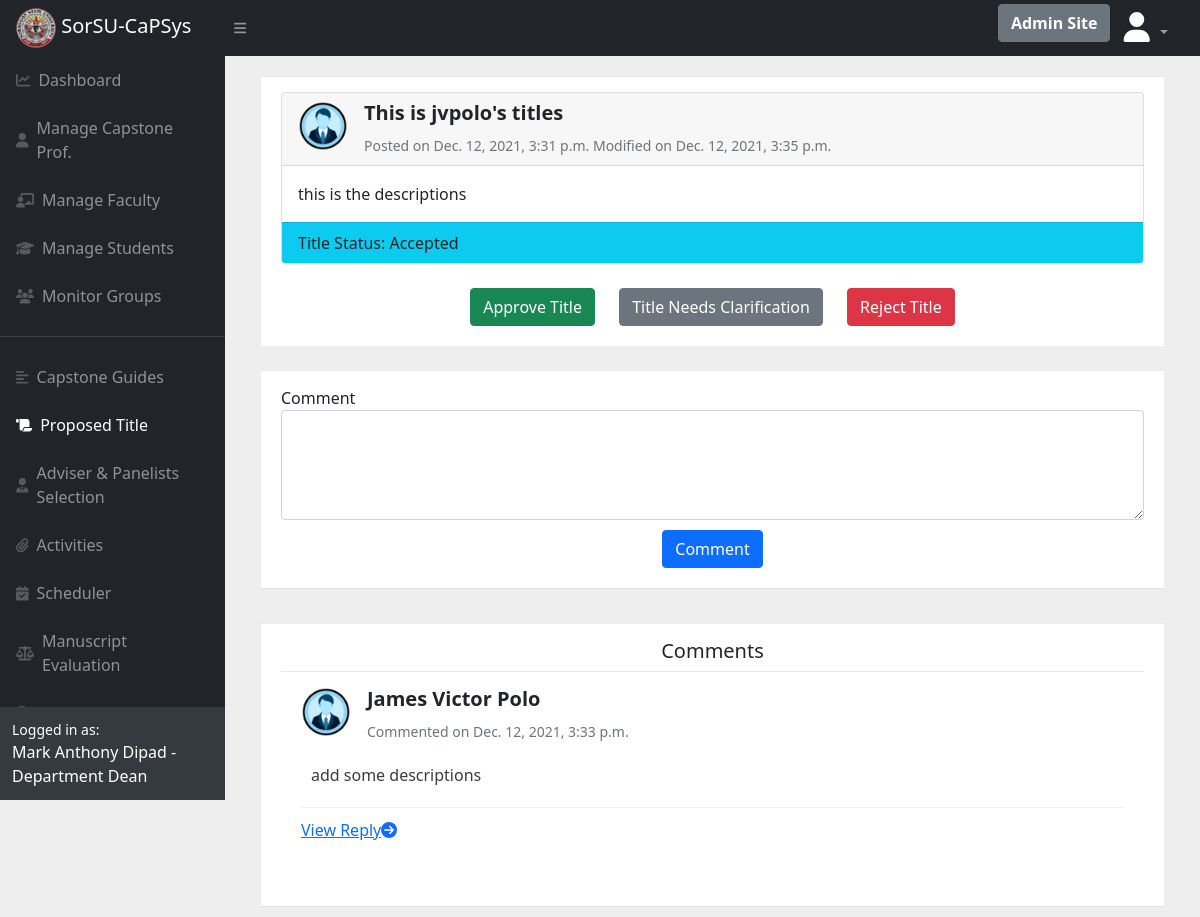
The page /faculty/proposal/title/41/ (signed in) on the database its author committed.
### proposaltitle/models.py (models this page shows, shortened)
class ProposeTitle(models.Model):
    user = models.ForeignKey(User, on_delete=models.CASCADE, default="")
    group = models.CharField(max_length=1000)
    title = models.CharField(max_length=1000)
    description = models.TextField()
    created_at = models.DateTimeField(auto_now_add=True)
    updated_at = models.DateTimeField(auto_now=True)
    status = models.CharField(max_length=1000, null=True, default="", blank=True)
    edited = models.CharField(max_length=100, null=True)

class TitleComment(models.Model):
    author = models.ForeignKey(User, related_name='author', on_delete=models.CASCADE)
    title = models.ForeignKey(ProposeTitle, null=True, on_delete=models.CASCADE)
    comment = models.TextField()
    created_at = models.DateTimeField(auto_now_add=True)
    updated_at = models.DateTimeField(auto_now=True)

### register/models.py (models this page shows, shortened)
class UserProfile(models.Model):
    user = models.OneToOneField(User,null=True, on_delete=models.CASCADE)
    roles = (
        ('1','Dean'),
        ('2', 'Capstone Professor'),
        ('3', 'Faculty'),
        ('4', 'Student'),
    )
    role = models.CharField(max_length=100, choices=roles, default="3")
    image = models.ImageField(upload_to="profiles/",default="profiles/user.png")
    group_name = models.CharField(default="None", null=True, max_length=250)
    group_id = models.CharField(max_length=100, null=True, blank= True, default ="")
    mem1 = models.ForeignKey(User, on_delete=models.SET_NULL, related_name="userprofile_mem1", null=True, blank=True)
    mem2 = models.ForeignKey(User, on_delete=models.SET_NULL, related_name="userprofile_mem2", null=True, blank=True)
    mem3 = models.ForeignKey(User, on_delete=models.SET_NULL, related_name="userprofile_mem3", null=True, blank=True    )
    mem4 = models.ForeignKey(User, on_delete=models.SET_NULL, related_name="userprofile_mem4", null=True, blank=True)
    mem1_fn = models.CharField(max_length=1000, null=True, blank=True, default="")
    mem1_ln = models.CharField(max_length=1000, null=True, blank=True, default="")
    mem1_email = models.CharField(max_length=1000, null=True,  blank=True, default="")
    mem2_fn = models.CharField(max_length=1000, null=True,  blank=True, default="")
    mem2_ln = models.CharField(max_length=1000, null=True,  blank=True, default="")
    mem2_email = models.CharField(max_length=1000, null=True, blank=True, default="")
    mem3_fn = models.CharField(max_length=1000, null=True,  blank=True, default="")
    mem3_ln = models.CharField(max_length=1000, null=True,  blank=True, default="")
    mem3_email = models.CharField(max_length=1000, null=True, blank=True, default="")
    mem4_fn = models.CharField(max_length=1000, null=True,  blank=True, default="")
    mem4_ln = models.CharField(max_length=1000, null=True,  blank=True, default="")
    mem4_email = models.CharField(max_length=1000, null=True,  blank=True, default="")
    group_adviser = models.ForeignKey(User, on_delete=models.SET_NULL, null=True, blank=True,default="", related_name="adviser")
    group_title = models.CharField(blank=True, default="", max_length=250, null=True)
    group_panel_1 = models.ForeignKey(User, on_delete=models.SET_NULL,null=True,  blank=True, default="", related_name="panel1")
    group_panel_2 =  models.ForeignKey(User, on_delete=models.SET_NULL, null=True,blank=True, default="", related_name="panel2")
    group_panel_3 =  models.ForeignKey(User, on_delete=models.SET_NULL, null=True,blank=True, default="", related_name="panel3")

### proposaltitle/views.py (the view, shortened to what this page needs)
# urls.py: path("faculty/proposal/title/<int:id>/", views.FacultyTitleCommentView, name="FacultyTitleComment"),
@login_required
def FacultyTitleCommentView(response,id):
    if response.user.userprofile.role == "3" or response.user.userprofile.role == "2" or response.user.userprofile.role == "1":
        title = ProposeTitle.objects.filter(id=id).first()
        print(title.user.id)
        name = response.user
        title_comment = TitleComment.objects.filter(title = title)
        form = TitleCommentForm()
        accepted = response.POST.get("status")
        comment = response.POST.get("Comment")
        print(accepted)
        print(comment)
        userrole = response.user.userprofile.role
        name = response.user.get_full_name()
        resuser = response.user
        unseen = 0
        adviser = AdviserAndPanelist.objects.filter(adviser=resuser.userprofile)
        return render(response, 'proposaltitle/faculty/title_comment.html',{
            'title':title,
            'comments': title_comment,
            'form':form,
            "userrole": userrole,
            "name": name,
            "unseen": unseen,
            "resuser": resuser,
            "adviser":adviser,
        })
    else:
        return redirect("page404")

### proposaltitle/forms.py
class TitleCommentForm(forms.ModelForm):
    class Meta:
        model = TitleComment
        fields = ('comment',)

### proposaltitle/templates/proposaltitle/faculty/title_comment.html (shortened to what this page needs)
{% extends 'main/base.html' %}
{% load crispy_forms_tags %}
{% block content %}
    <div class="container">
        <div class="ibox-content forum-container">
            <div class="card">
                <div class="card-header">
                    <div class="d-flex">
                        <img src="{{ title.user.userprofile.image.url }}" class="me-3 rounded-circle"
                             style="width: 50px; height: 50px">
                        <div>
                            <h5 class="fw-bold">
                                {{ title.title }}
                            </h5>
                            <small class="text-muted">Posted on {{ title.created_at }}
                                {% if title.created_at != title.updated_at %}
                                    Modified on {{ title.updated_at }}
                                {% endif %}
                            </small>
                        </div>
                    </div>
                </div>
                <div class="card-body">
                    {{ title.description }}
                </div>
                {% if title.status == "Accepted" %}
                    <div class="card-footer" style="background: #0dcaf0">
                        Title Status: {{ title.status }}
                    </div>
                {% elif title.status == "Rejected" %}
                    <div class="card-footer" style="background: #ea9799">
                        Title Status: {{ title.status }}
                    </div>
                {% elif title.status == "Title Needs Clarifications" %}
                    <div class="card-footer" style="background: #b7b1b1">
                        Title Status: {{ title.status }}
                    </div>
                {% else %}
                    <div class="card-footer">
                        Title Status: Title proposed <small><i>await approval</i></small>
                    </div>
                {% endif %}
            </div>
            <br>
            <div style="display: flex;justify-content: center">
                <form method="POST">
                    <button type="submit" name="status" value="Accepted" class="btn btn-success"
                            style="margin-right: 10px">
                        Approve Title
                    </button>
                    <button type="submit" name="status" value="Title Needs Clarifications" class="btn btn-secondary"
                            style="margin-right: 10px; margin-left: 10px">
                        Title Needs Clarification
                    </button>
                    <button type="submit" name="status" value="Rejected" class="btn btn-danger"
                            style="margin-left: 10px">
                        Reject Title
                    </button>
                </form>
            </div>
        </div>
    </div>
    <br>
    <div class="container">
        <div class="wrapper wrapper-content animated fadeInRight">
            <div class="ibox-content m-b-sm border-bottom">
                <div id="div_id_comment" class="form-group">
                    <label for="id_comment" class=" requiredField">
                        Comment
                    </label>
                    <form method="post">
                        <div class="">
                        <textarea name="comment" cols="40" rows="4" class="textarea form-control"
                                  required="" id="id_comment" spellcheck="false"></textarea>
                        </div>
                        <div style="display: flex;justify-content: center;margin-top: 10px">
                            <button value="Comment" type="submit" class="btn btn-primary" name="Comment">Comment
                            </button>
                        </div>
                    </form>
                </div>
            </div>
        </div>
    </div>
    <br>
    <div class="container">
        <div class="wrapper wrapper-content animated fadeInRight">
            <div class="ibox-content m-b-sm border-bottom">
                <div style="display: flex;justify-content: center;">
                    <h5>Comments</h5>
                </div>
                <div class="ibox-content forum-container">
                    {% for comment in comments %}
                        <div class="row">
                            <div class="col-11">
                                <div class="d-flex">
                                    <img src="{{ comment.author.userprofile.image.url }}"
                                         class="me-3 rounded-circle"
                                         style="width: 50px; height: 50px">
                                    <div>
                                        <h5 class="fw-bold">{{ comment.author.get_full_name }}
                                        </h5>
                                        <small class="text-muted">Commented on {{ comment.created_at }}</small>
                                    </div>
                                </div>
                            </div>
                        </div>
                        <div class="forum-item active">
                            <div class="row">
                                <div class="col-md-9">
                                    <div class="forum-sub-title" style="color: #3d3b3b">
                                        {{ comment.comment }}
                                    </div>
                                </div>
                            </div>
                        </div>
                        <div class="col-11">
                            <a href="{% url 'Cp_ViewReply' comment.id %}">View Reply<i class="fa fa-arrow-circle-right"></i></a>
                        </div>
                        <br>
                    {% endfor %}
                </div>
            </div>
        </div>
    </div>
{% endblock %}

### proposaltitle/templates/proposaltitle/faculty/title_comment.html (style rules this page uses)
body { margin-top: 20px; background: #eee; }
.forum-item { margin: 10px 0; padding: 10px 0 20px; border-bottom: 1px solid #f1f1f1; }
.forum-container, .forum-item small { color: #999; }
.forum-item .forum-sub-title { color: #999; margin-left: 10px; }
.ibox-content { background-color: #ffffff; color: inherit; padding: 15px 20px 20px 20px; border-color: #e7eaec; border-image: none; border-style: solid solid none; border-width: 1px 0; }
.m-b-sm { margin-bottom: 10px; }

### rows shown on the page
ProposeTitle: user.userprofile.image (placeholder picture), title "This is jvpolo's titles", created_at "Dec. 12, 2021, 3:31 p.m.", updated_at "Dec. 12, 2021, 3:35 p.m.", description "this is the descriptions", status "Accepted"
TitleComment: author.userprofile.image (placeholder picture), author.get_full_name "James Victor Polo", created_at "Dec. 12, 2021, 3:33 p.m.", comment "add some descriptions"

### other values the page prints
{{ name }} "Mark Anthony Dipad"
